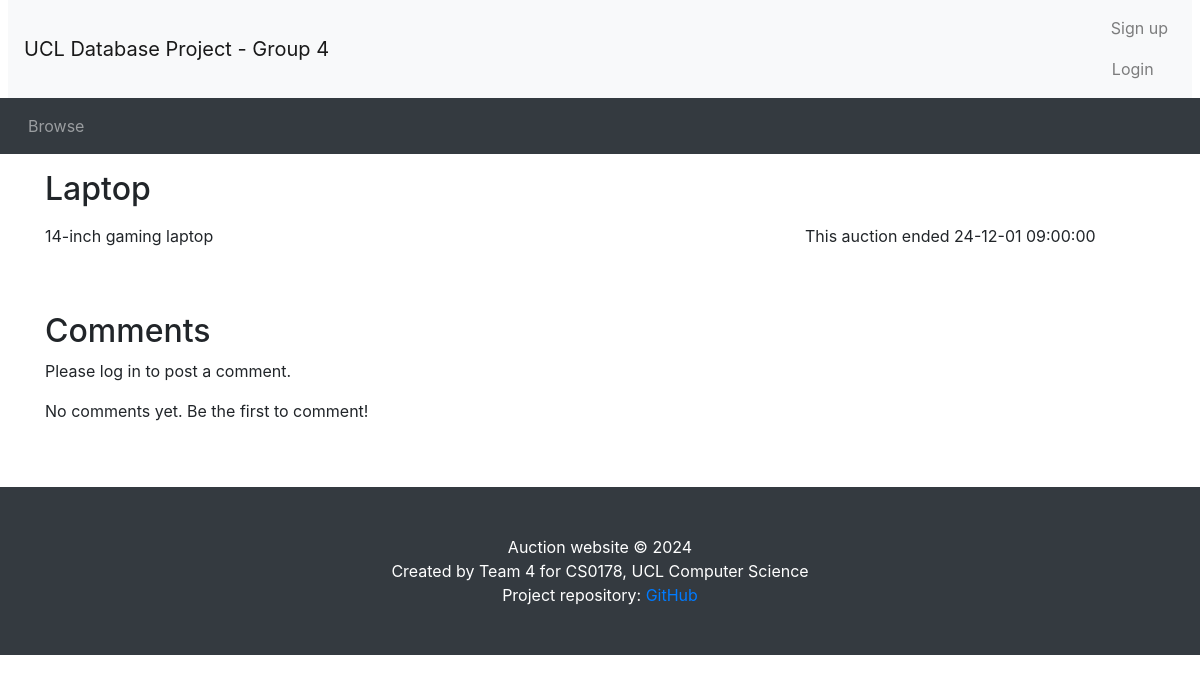
/listing.php?item_id=1, run on the app's committed database.
### tables this page shows
CREATE TABLE `auctions` (
    `item_id` INT PRIMARY KEY AUTO_INCREMENT,
    `title` VARCHAR(50) UNIQUE NOT NULL,
    `details` TEXT,
    `category` VARCHAR(30) NOT NULL,
    `startPrice` DECIMAL(10, 2) NOT NULL,
    `reservePrice` DECIMAL(10, 2) CHECK (
        `reservePrice` IS NULL
        OR `reservePrice` >= `startPrice`
    ),
    `startDate` DATETIME NOT NULL,
    `endDate` DATETIME NOT NULL,
    `seller_id` INT NOT NULL,
    `status` ENUM('active', 'closed', 'cancelled') NOT NULL,
    FOREIGN KEY (`seller_id`) REFERENCES `seller` (`user_id`) ON DELETE CASCADE
);

### listing.php (the view, shortened to what this page needs)
<?php include_once("header.php") ?>
<?php require("my_db_connect.php") ?>
<?php
if (!isset($_GET['item_id'])) {
    $item_id = $_SESSION['viewing'];
} else {
    $item_id = $_GET['item_id'];
}
$sql = "SELECT * FROM auctions WHERE item_id = '$item_id';";
$result = mysqli_query($con, $sql);
$fetch = mysqli_fetch_array($result);
$title = $fetch['title'];
$status = $fetch['status'];
$description = $fetch['details'];
$end_time = new DateTime($fetch['endDate']);
$now = new DateTime();
?>
<div class="container">
    <div class="row">
        <div class="col-sm-8">
            <h2 class="my-3"><?php echo ($title); ?></h2>
        </div>
    </div>
    <div class="row">
        <div class="col-sm-8">
            <div class="itemDescription">
                <?php echo ($description); ?>
            </div>
        </div>
        <div class="col-sm-4">
            <p>
                <?php if ($status == 'cancelled') { ?>
                    This auction was cancelled by its owner.
                <?php } else if ($now > $end_time): ?>
                        This auction ended <?php echo (date_format($end_time, 'y-m-d H:i:s')) ?>
            <?php endif ?>
        </div>
    </div>
</div>
<?php
$comments_sql = "SELECT c.comment_id, c.buyer_id, c.time, c.content, u.username, c.parent_comment_id
                 FROM user
                 JOIN comments c ON user.user_id = c.buyer_id
                 JOIN profile u ON user.email = u.email
                 WHERE c.item_id = $item_id
                 ORDER BY c.time ASC";
$comments_result = mysqli_query($con, $comments_sql);
$comment_order = [];
mysqli_data_seek($comments_result, 0);
?>
<div class="container mt-5" id="comments-section">
    <h2>Comments</h2>
    <?php if (isset($_SESSION['logged_in']) && $_SESSION['logged_in'] == true): ?>
        <?php if ($_SESSION['account_type'] == 'buyer'): ?>
        <form method="POST" action="post_comment.php">
            <div class="form-group">
                <textarea class="form-control" id="commentContent" name="content" placeholder="Write a comment..." required></textarea>
            </div>
            <input type="hidden" name="user_id" value="<?php echo $_SESSION["user_id"]; ?>">
            <input type="hidden" name="item_id" value="<?php echo $item_id; ?>">
            <input type="hidden" name="parent_comment_id" value="">
            <button type="submit" class="btn btn-primary">Post Comment</button>
        </form>
        <?php endif; ?>
    <?php else: ?>
        <p>Please log in to post a comment.</p>
    <?php endif; ?>
    <ul class="list-group mt-3">
        <?php if (mysqli_num_rows($comments_result) > 0): ?>
            <?php while ($comment = mysqli_fetch_assoc($comments_result)): ?>
                <li class="list-group-item">
                    <strong><?php echo htmlspecialchars($comment['username']); ?></strong>
                    <span class="text-muted"><?php echo date("Y-m-d H:i:s", strtotime($comment['time'])); ?></span>
                    <span class="text-muted">#<?php echo $comment_order[$comment['comment_id']]; ?></span>
                    <?php if ($comment['parent_comment_id'] !== NULL): ?>
                        <p class="text-muted">Reply to #<?php echo $comment_order[$comment['parent_comment_id']]; ?>:</p>
                    <?php endif; ?>
                    <p><?php echo nl2br(htmlspecialchars($comment['content'])); ?></p>
                    <div class="comment-actions">
                        <button class="btn btn-link" onclick="likeComment(<?php echo $comment['comment_id']; ?>)">Like</button>
                        <?php
                        $sql = 'SELECT COUNT(*) AS likes FROM comment_likes WHERE comment_id = ' . $comment['comment_id'];
                        $result = mysqli_query($con, $sql);
                        $row = mysqli_fetch_assoc($result);
                        $comment['likes'] = $row['likes'];
                        ?>
                        <span><?php echo $comment['likes'] . " like(s)";?></span>
                         <?php
                         if ($_SESSION['account_type'] == 'seller'){
                            echo '<button class="btn btn-link disabled" onclick="">Reply</button>';
                         }else{?>
                            <button class="btn btn-link" onclick="showReplyForm(<?php echo $comment['comment_id']; ?>)">Reply</button>
                        <?php
                         }
                        ?>
                    </div>
                    <div id="replyForm-<?php echo $comment['comment_id']; ?>" style="display:none;">
                        <form method="POST" action="post_comment.php">
                            <?php if (isset($_SESSION['logged_in']) && $_SESSION['logged_in'] == true): ?>
                                <input type="hidden" name="user_id" value="<?php echo $_SESSION['user_id']; ?>">
                            <?php else: ?>
                                <p>Please log in to post a reply.</p>
                            <?php endif; ?>
                            <input type="hidden" name="item_id" value="<?php echo $item_id; ?>">
                            <input type="hidden" name="parent_comment_id" value="<?php echo $comment['comment_id']; ?>">
                            <div class="form-group">
                                <textarea class="form-control" id="replyContent-<?php echo $comment['comment_id']; ?>" name="content" placeholder="Reply..." required></textarea>
                            </div>
                            <button type="submit" class="btn btn-primary">Post Reply</button>
                        </form>
                    </div>
                </li>
            <?php endwhile; ?>
        <?php else: ?>
            <p>No comments yet. Be the first to comment!</p>
        <?php endif; ?>
    </ul>
</div>
<?php include_once("footer.php") ?>

### data on the page
auctions: title "Laptop", details "14-inch gaming laptop", endDate "24-12-01 09:00:00"
